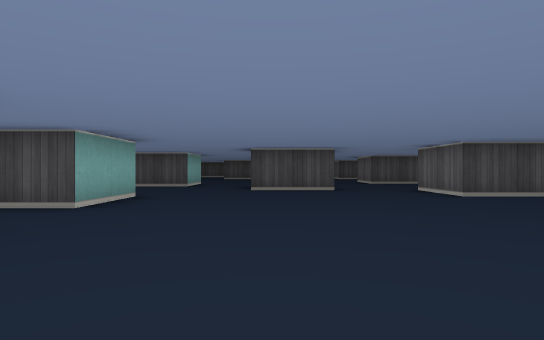
View 1 (above)

19 first-person views from a walk through a cub3D ray-caster map. The camera is about half as high as the walls, looks level and sees 75° across. The floor is counted in squares. Each view is taken from the middle of a square. On the plan, view 1 faces up. The plan holds only what a view shows up to about 9 squares ahead; the rest is blank.

View 2
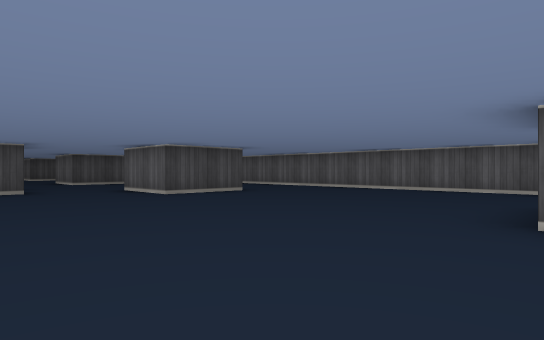

View 3
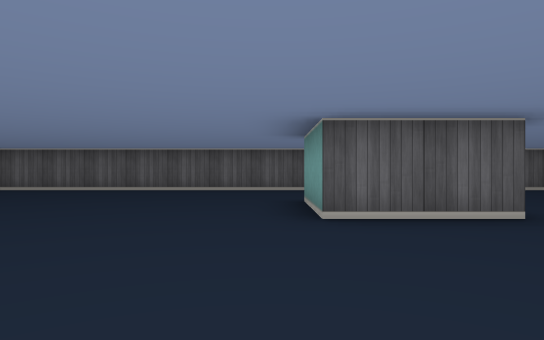

View 4
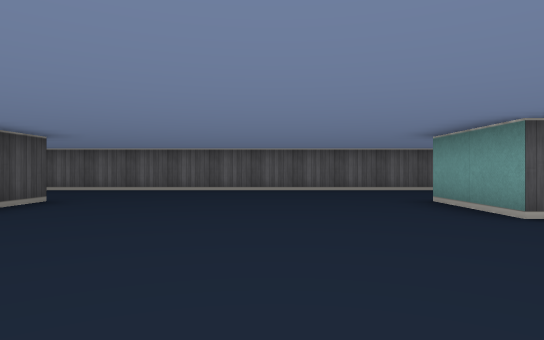

View 5
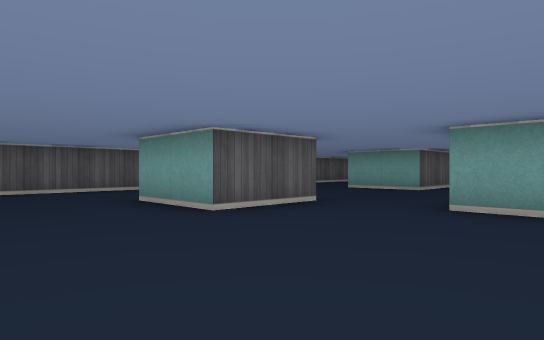

View 6
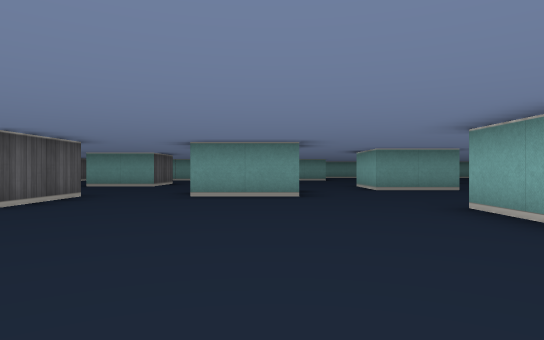

View 7
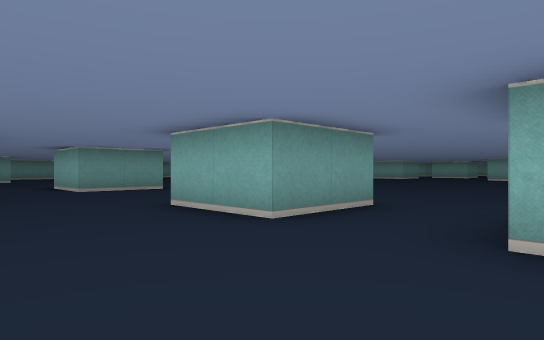

View 8
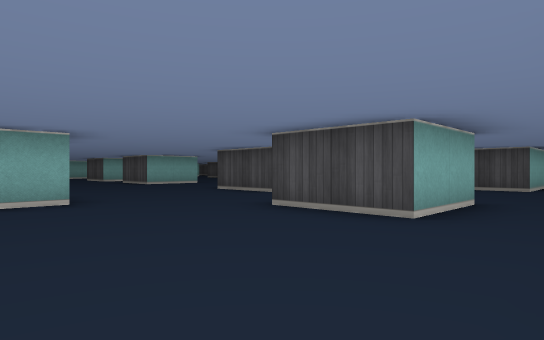

View 9
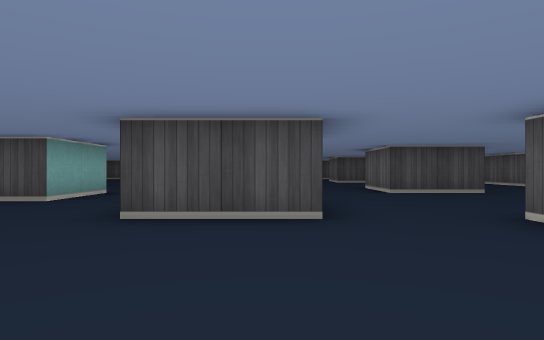

View 10
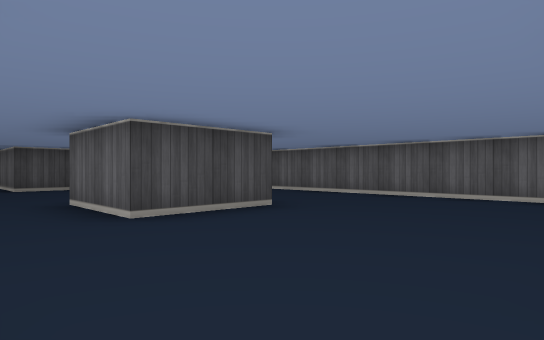

View 11
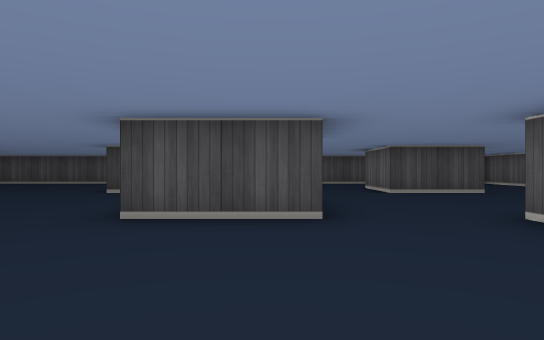

View 12
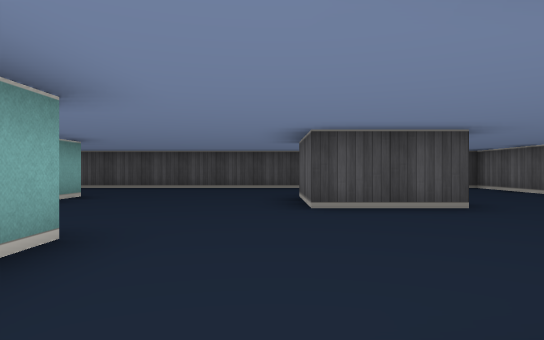

View 13
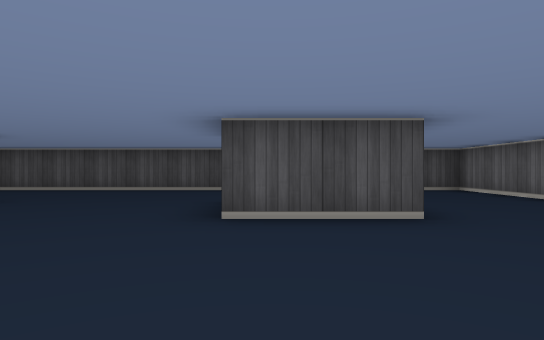

View 14
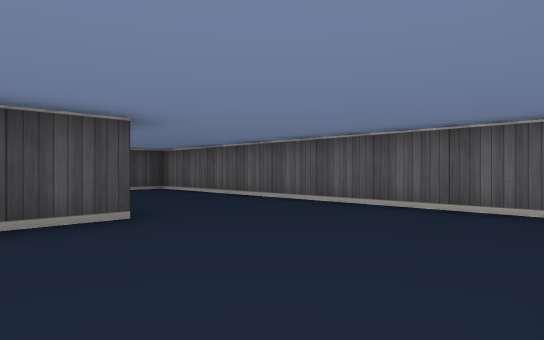

View 15
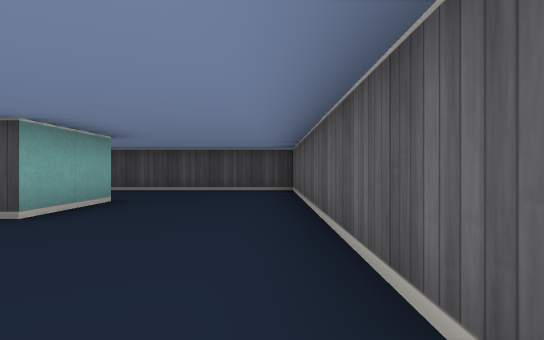

View 16
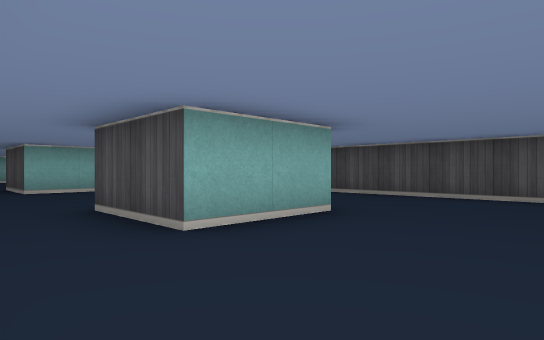

View 17
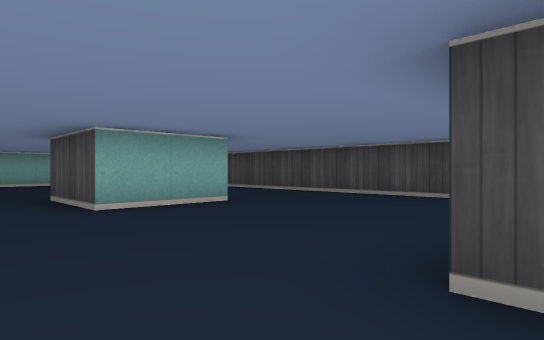

View 18
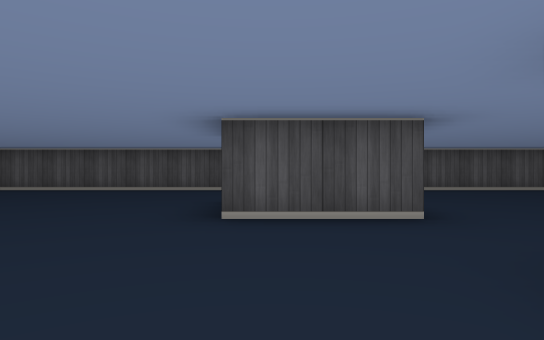

View 19
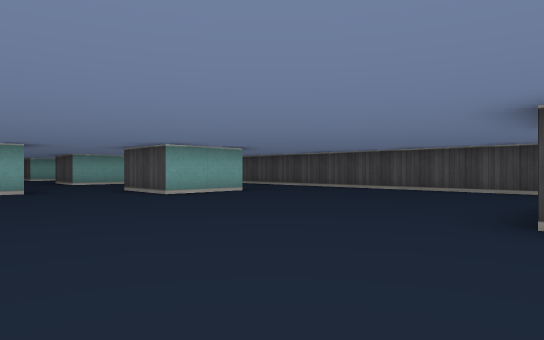

### Floor plan
Points are (right, up) in squares from view 1. A wall is a line through its corners. A room is listed if a view was taken in it or the views show most of it. See-through windows are left out.
Room 1 (views 1, 2, 3, 4, 5, 6, 7, 8, 9, 10)
walls: (5.5, 6.5) (3.5, 6.5) (3.5, 8.5); (3.5, -1.6) (3.5, 0.5) (5.5, 0.5); (-2.5, 2.5) (-2.5, 0.5); (1.5, 9.5) (1.5, 8.5) (-0.5, 8.5); (0.6, -1.5) (1.5, -1.5); (-2.5, 6.5) (-2.5, 4.5); (8.5, 0.6) (8.5, 8.6)
ways out: opening at (5.2, 9.2) to room 2; opening at (-3.5, 3.5); opening at (-1.5, 7.5); opening at (-1, -0.3); opening at (5.2, -0.8)
Room 2 (views 11, 12, 13, 14, 15, 16, 17, 18, 19)
walls: (1.5, 16.5) (1.5, 14.5) (-0.5, 14.5); (-0.5, 20.5) (-0.5, 18.5) (-2.5, 18.5); (-2.5, 12.5) (-2.5, 11.5); (-6.5, 20.5) (-6.5, 18.5) (-8.5, 18.5); (1.5, 10.5) (1.5, 9.5); (5.5, 20.5) (5.5, 18.5) (3.5, 18.5) (3.5, 20.4); (5.5, 12.5) (3.5, 12.5) (3.5, 14.5); (-14.5, 20.5) (-14.5, 18.5) (-15.5, 18.5); (8.5, 8.6) (8.5, 23.5) (-13.6, 23.5)
ways out: opening at (5.2, 9.2) to room 1; opening at (-15, 20.2); opening at (-4.7, 12.4)

Where each view was taken, in squares from view 1:
view 1: 0 up, 0 right, facing up
view 2: 0 up, 0 right, facing up-right
view 3: 1 up, 0 right, facing right
view 4: 3 up, 0 right, facing right
view 5: 3 up, 0 right, facing down-right
view 6: 5 up, 0 right, facing down
view 7: 5 up, 0 right, facing down-left
view 8: 5 up, 3 right, facing up-left
view 9: 5 up, 1 right, facing up
view 10: 9 up, 2 right, facing up-right
view 11: 11 up, 1 right, facing up
view 12: 14 up, 3 right, facing up
view 13: 15 up, 4 right, facing up
view 14: 15 up, 4 right, facing up-right
view 15: 15 up, 8 right, facing up
view 16: 17 up, 2 right, facing up-left
view 17: 17 up, 2 left, facing up-left
view 18: 15 up, 8 left, facing up
view 19: 15 up, 8 left, facing up-left
